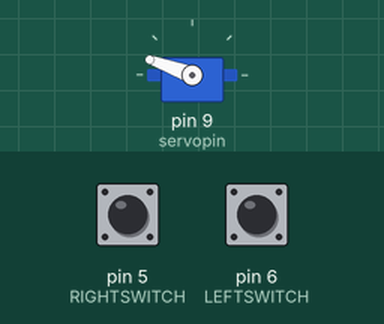
Recording of a sketch running on a simulated Arduino Uno, built with avr-gcc and run on an emulated ATmega328P. Shown: servo. Wiring (inferred from the names in the program): servo: signal pin 9. The test bench sets the inputs (shaded band); at power-on: pin 6 (LEFTSWITCH) HIGH, pin 5 (RIGHTSWITCH) HIGH. Servo pulses on a pin are drawn as a servo (544–2400 µs = 0–180°); what the sketch prints to the serial monitor is not drawn.

Above: at 1.2 s.
1.3 s: pin 6 (LEFTSWITCH) pulled LOW for 0.15 s
At 2.5 s:
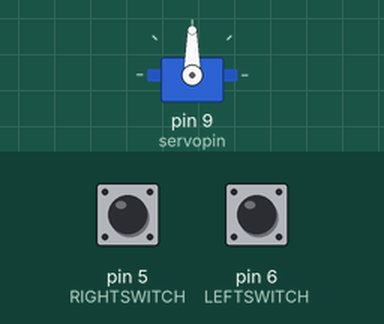
2.9 s: pin 5 (RIGHTSWITCH) pulled LOW for 0.15 s
At 4.0 s:
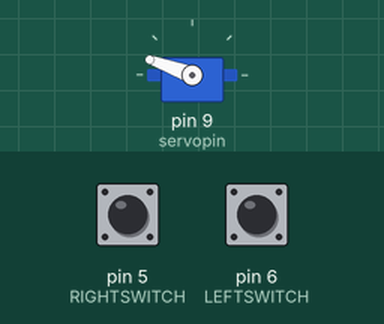
4.5 s: pin 6 (LEFTSWITCH) pulled LOW for 1 s
At 5.2 s:
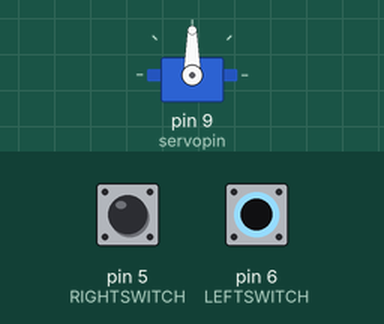
Timing chart, 0 to 7.5 s (numbered marks = the images above; inputs shaded):
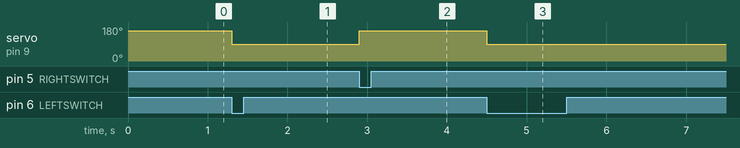

The sketch:

servo_no_library_tests.ino
```cpp
/*
 *  Very Simple Sketch to test the 9G Servo
 *  Uses the RIGHT and LEFT switches to move raise and lower
 *  the servo.
 *  This can be used to calibrate for your servo, and pen setup
 *  By LeRoy Miller Dec 2017
 *  for use with the Keyes L-298P Shield
 */


#define LEFTSWITCH 6 //D6 Blue Connector Marked "B"
#define RIGHTSWITCH 5 //D5 Blue Connector Marked "G"

int servopin=9;// define the digital 9 is connected to servo signal line
int raise = 160; //Move the servo to position 180
int lower = 90; //Move the servo to position 90

int pulsewidth;// define the pulsewidth variable

void setup() {
  Serial.begin(9600);
 pinMode(servopin,OUTPUT);// set the servo interface as OUTPUT
  pinMode(LEFTSWITCH, INPUT_PULLUP);
  pinMode(RIGHTSWITCH, INPUT_PULLUP);
  penUp();
  Serial.println("Use Left Switch to Lower Pen");
  Serial.println("Use Right Switch to Raise Pen");
}

void loop() {
 if (digitalRead(LEFTSWITCH) == LOW) {penDown();}
 if (digitalRead(RIGHTSWITCH) == LOW) {penUp();}

}

void penUp() {
  servopulse(servopin, raise);
  //delay(100);
}

void penDown() {
  servopulse(servopin, lower);
  //delay(100);
}

void servopulse(int servopin,int myangle)// define a pulse function
{
pulsewidth=(myangle*11)+500;// convert the angle into pulse width of 500-2480
digitalWrite(servopin,HIGH);// set the servo pin to HIGH
delayMicroseconds(pulsewidth);// delay the microseconds of pulsewidth
digitalWrite(servopin,LOW);// set the servo pin to LOW
delay(20-pulsewidth/1000);
}
```

Measured:
- after the input at 1.3 s, servo on pin 9 (servopin): 160° → 90° at once
- after the input at 2.9 s, servo on pin 9 (servopin): 90° → 160° at once
- after the input at 4.5 s, servo on pin 9 (servopin): 160° → 90° at once
